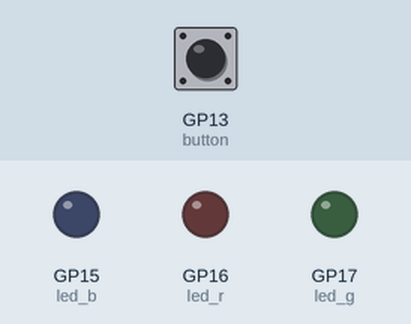
Recording of a program running on a simulated Raspberry Pi Pico running MicroPython. Parts: output pins drawn as LEDs (lit = HIGH). Inputs (shaded band) come from the test bench; at power-on: GP13 (button) LOW.

Above: at 1.2 s.
1.3 s: GP13 (button) pulled HIGH for 0.15 s
At 1.7 s:
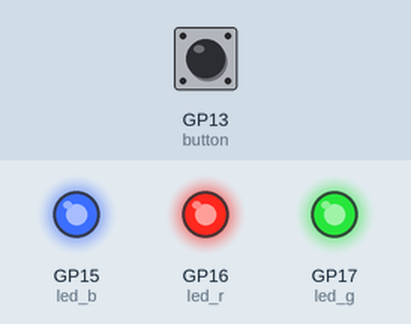
3.3 s: GP13 (button) pulled HIGH for 3.2 s
At 7.4 s:
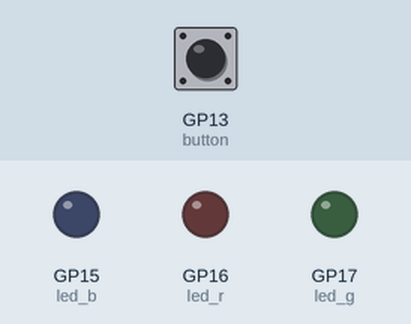
Timing chart, 0 to 8.9 s (numbered marks = the images above; inputs shaded):
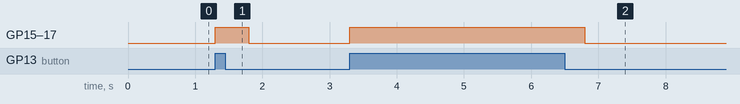

The program:

morse.py
```python
from machine import Pin
import utime
from time import sleep

morseCode = True
led_r = Pin(16, Pin.OUT)
led_g = Pin(17, Pin.OUT)
led_b = Pin(15, Pin.OUT)
button = Pin(13, Pin.IN, Pin.PULL_DOWN)
code = [-1, -1, -1, -1, -1, -1, -1]
code_Counter = 0

while morseCode:

    pressed = False
    longPress = False
    press_Counter = 2
    while button.value():

        # alles soll leuchten (evtl. eine weiße LED einbauen?)
        led_r.value(1)
        led_g.value(1)
        led_b.value(1)

        pressed = True
        press_Counter -= 1
        sleep(.5)

    # bei Button loslassen aus (evtl. eine weiße LED einbauen?)
    # TODO bei kurzem Drücken, leuchtet es etwas länger, wegen sleep (aber das ist notwendig für den Button!)
    led_r.value(0)
    led_g.value(0)
    led_b.value(0)

    if press_Counter <= 0:
        longPress = True

    if pressed:
        if longPress:
            code[code_Counter] = 1
        else:
            code[code_Counter] = 0
        code_Counter += 1

    if code_Counter >= len(code):
        if code == [0, 1, 1, 0, 0, 0, 1]:
            morseCode = False

        else:
            code = [-1, -1, -1, -1, -1, -1, -1]
            code_Counter = 0
            i = 0
            while i < 3:   # eventuell auch einmal kurz rot aufleuchten, statt dreimal blinken?
                led_r.value(1)
                sleep(.5)
                led_r.value(0)
                sleep(.5)
                i += 1

# nach richtigem Lösen

# eventuell eine Grünge LED am rand aktivieren über led_lsgMorse.value(1)
notEntered = True

while notEntered:
    led_b.value(1)
    sleep(1)
    led_b.value(0)
    led_g.value(1)
    sleep(1)
    led_g.value(0)
    led_b.value(1)
    sleep(1)
    led_b.value(0)
    led_r.value(1)
    sleep(1)
    led_r.value(0)
    sleep(2.5)
```

Measured:
- after the input at 1.3 s, GP15 (led_b), GP16 (led_r), GP17 (led_g): LOW → HIGH at once, → LOW 0.50 s later
- after the input at 3.3 s, GP15 (led_b), GP16 (led_r), GP17 (led_g): LOW → HIGH at once, → LOW 3.5 s later
